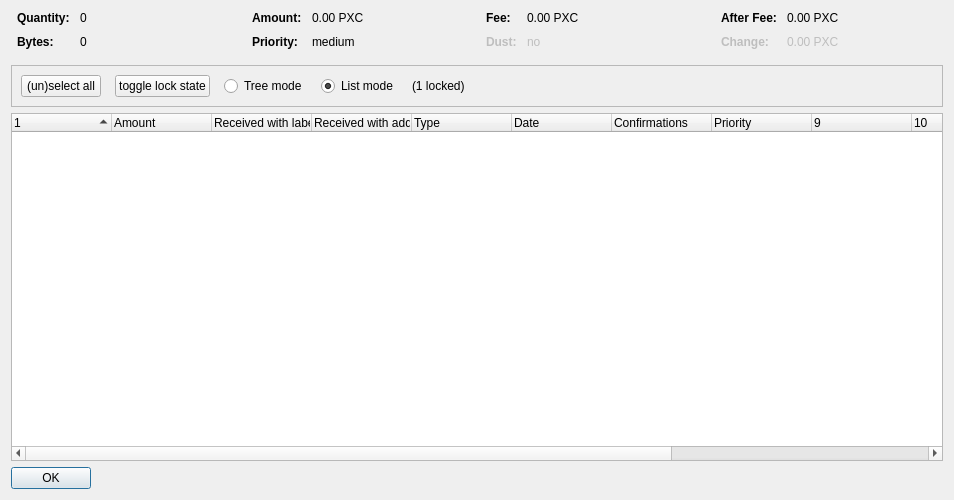
<?xml version="1.0" encoding="UTF-8"?>
<ui version="4.0">
 <class>CoinControlDialog</class>
 <widget class="QDialog" name="CoinControlDialog">
  <property name="geometry">
   <rect>
    <x>0</x>
    <y>0</y>
    <width>954</width>
    <height>500</height>
   </rect>
  </property>
  <property name="windowTitle">
   <string>Coin Selection</string>
  </property>
  <layout class="QVBoxLayout" name="verticalLayout">
   <item>
    <layout class="QHBoxLayout" name="horizontalLayoutTop" stretch="0,0,0,0">
     <property name="topMargin">
      <number>0</number>
     </property>
     <property name="bottomMargin">
      <number>10</number>
     </property>
     <item>
      <layout class="QFormLayout" name="formLayoutCoinControl1">
       <property name="horizontalSpacing">
        <number>10</number>
       </property>
       <property name="verticalSpacing">
        <number>10</number>
       </property>
       <property name="leftMargin">
        <number>6</number>
       </property>
       <property name="rightMargin">
        <number>6</number>
       </property>
       <item row="0" column="0">
        <widget class="QLabel" name="labelCoinControlQuantityText">
         <property name="font">
          <font>
           <weight>75</weight>
           <bold>true</bold>
          </font>
         </property>
         <property name="text">
          <string>Quantity:</string>
         </property>
        </widget>
       </item>
       <item row="0" column="1">
        <widget class="QLabel" name="labelCoinControlQuantity">
         <property name="cursor">
          <cursorShape>IBeamCursor</cursorShape>
         </property>
         <property name="contextMenuPolicy">
          <enum>Qt::ActionsContextMenu</enum>
         </property>
         <property name="text">
          <string notr="true">0</string>
         </property>
         <property name="textInteractionFlags">
          <set>Qt::LinksAccessibleByMouse|Qt::TextSelectableByKeyboard|Qt::TextSelectableByMouse</set>
         </property>
        </widget>
       </item>
       <item row="1" column="0">
        <widget class="QLabel" name="labelCoinControlBytesText">
         <property name="font">
          <font>
           <weight>75</weight>
           <bold>true</bold>
          </font>
         </property>
         <property name="text">
          <string>Bytes:</string>
         </property>
        </widget>
       </item>
       <item row="1" column="1">
        <widget class="QLabel" name="labelCoinControlBytes">
         <property name="cursor">
          <cursorShape>IBeamCursor</cursorShape>
         </property>
         <property name="contextMenuPolicy">
          <enum>Qt::ActionsContextMenu</enum>
         </property>
         <property name="text">
          <string notr="true">0</string>
         </property>
         <property name="textInteractionFlags">
          <set>Qt::LinksAccessibleByMouse|Qt::TextSelectableByKeyboard|Qt::TextSelectableByMouse</set>
         </property>
        </widget>
       </item>
      </layout>
     </item>
     <item>
      <layout class="QFormLayout" name="formLayoutCoinControl2">
       <property name="horizontalSpacing">
        <number>10</number>
       </property>
       <property name="verticalSpacing">
        <number>10</number>
       </property>
       <property name="leftMargin">
        <number>6</number>
       </property>
       <property name="rightMargin">
        <number>6</number>
       </property>
       <item row="0" column="0">
        <widget class="QLabel" name="labelCoinControlAmountText">
         <property name="font">
          <font>
           <weight>75</weight>
           <bold>true</bold>
          </font>
         </property>
         <property name="text">
          <string>Amount:</string>
         </property>
        </widget>
       </item>
       <item row="0" column="1">
        <widget class="QLabel" name="labelCoinControlAmount">
         <property name="cursor">
          <cursorShape>IBeamCursor</cursorShape>
         </property>
         <property name="contextMenuPolicy">
          <enum>Qt::ActionsContextMenu</enum>
         </property>
         <property name="text">
          <string notr="true">0.00 PXC</string>
         </property>
         <property name="textInteractionFlags">
          <set>Qt::LinksAccessibleByMouse|Qt::TextSelectableByKeyboard|Qt::TextSelectableByMouse</set>
         </property>
        </widget>
       </item>
       <item row="1" column="0">
        <widget class="QLabel" name="labelCoinControlPriorityText">
         <property name="font">
          <font>
           <weight>75</weight>
           <bold>true</bold>
          </font>
         </property>
         <property name="text">
          <string>Priority:</string>
         </property>
        </widget>
       </item>
       <item row="1" column="1">
        <widget class="QLabel" name="labelCoinControlPriority">
         <property name="cursor">
          <cursorShape>IBeamCursor</cursorShape>
         </property>
         <property name="contextMenuPolicy">
          <enum>Qt::ActionsContextMenu</enum>
         </property>
         <property name="text">
          <string>medium</string>
         </property>
         <property name="textInteractionFlags">
          <set>Qt::LinksAccessibleByMouse|Qt::TextSelectableByKeyboard|Qt::TextSelectableByMouse</set>
         </property>
        </widget>
       </item>
      </layout>
     </item>
     <item>
      <layout class="QFormLayout" name="formLayoutCoinControl3">
       <property name="horizontalSpacing">
        <number>10</number>
       </property>
       <property name="verticalSpacing">
        <number>10</number>
       </property>
       <property name="leftMargin">
        <number>6</number>
       </property>
       <property name="rightMargin">
        <number>6</number>
       </property>
       <item row="0" column="0">
        <widget class="QLabel" name="labelCoinControlFeeText">
         <property name="font">
          <font>
           <weight>75</weight>
           <bold>true</bold>
          </font>
         </property>
         <property name="text">
          <string>Fee:</string>
         </property>
        </widget>
       </item>
       <item row="0" column="1">
        <widget class="QLabel" name="labelCoinControlFee">
         <property name="cursor">
          <cursorShape>IBeamCursor</cursorShape>
         </property>
         <property name="contextMenuPolicy">
          <enum>Qt::ActionsContextMenu</enum>
         </property>
         <property name="text">
          <string notr="true">0.00 PXC</string>
         </property>
         <property name="textInteractionFlags">
          <set>Qt::LinksAccessibleByMouse|Qt::TextSelectableByKeyboard|Qt::TextSelectableByMouse</set>
         </property>
        </widget>
       </item>
       <item row="1" column="0">
        <widget class="QLabel" name="labelCoinControlLowOutputText">
         <property name="enabled">
          <bool>false</bool>
         </property>
         <property name="font">
          <font>
           <weight>75</weight>
           <bold>true</bold>
          </font>
         </property>
         <property name="text">
          <string>Dust:</string>
         </property>
        </widget>
       </item>
       <item row="1" column="1">
        <widget class="QLabel" name="labelCoinControlLowOutput">
         <property name="enabled">
          <bool>false</bool>
         </property>
         <property name="cursor">
          <cursorShape>IBeamCursor</cursorShape>
         </property>
         <property name="contextMenuPolicy">
          <enum>Qt::ActionsContextMenu</enum>
         </property>
         <property name="text">
          <string>no</string>
         </property>
         <property name="textInteractionFlags">
          <set>Qt::LinksAccessibleByMouse|Qt::TextSelectableByKeyboard|Qt::TextSelectableByMouse</set>
         </property>
        </widget>
       </item>
      </layout>
     </item>
     <item>
      <layout class="QFormLayout" name="formLayoutCoinControl4">
       <property name="horizontalSpacing">
        <number>10</number>
       </property>
       <property name="verticalSpacing">
        <number>10</number>
       </property>
       <property name="leftMargin">
        <number>6</number>
       </property>
       <property name="rightMargin">
        <number>6</number>
       </property>
       <item row="0" column="0">
        <widget class="QLabel" name="labelCoinControlAfterFeeText">
         <property name="font">
          <font>
           <weight>75</weight>
           <bold>true</bold>
          </font>
         </property>
         <property name="text">
          <string>After Fee:</string>
         </property>
        </widget>
       </item>
       <item row="0" column="1">
        <widget class="QLabel" name="labelCoinControlAfterFee">
         <property name="cursor">
          <cursorShape>IBeamCursor</cursorShape>
         </property>
         <property name="contextMenuPolicy">
          <enum>Qt::ActionsContextMenu</enum>
         </property>
         <property name="text">
          <string notr="true">0.00 PXC</string>
         </property>
         <property name="textInteractionFlags">
          <set>Qt::LinksAccessibleByMouse|Qt::TextSelectableByKeyboard|Qt::TextSelectableByMouse</set>
         </property>
        </widget>
       </item>
       <item row="1" column="0">
        <widget class="QLabel" name="labelCoinControlChangeText">
         <property name="enabled">
          <bool>false</bool>
         </property>
         <property name="font">
          <font>
           <weight>75</weight>
           <bold>true</bold>
          </font>
         </property>
         <property name="text">
          <string>Change:</string>
         </property>
        </widget>
       </item>
       <item row="1" column="1">
        <widget class="QLabel" name="labelCoinControlChange">
         <property name="enabled">
          <bool>false</bool>
         </property>
         <property name="cursor">
          <cursorShape>IBeamCursor</cursorShape>
         </property>
         <property name="contextMenuPolicy">
          <enum>Qt::ActionsContextMenu</enum>
         </property>
         <property name="text">
          <string notr="true">0.00 PXC</string>
         </property>
         <property name="textInteractionFlags">
          <set>Qt::LinksAccessibleByMouse|Qt::TextSelectableByKeyboard|Qt::TextSelectableByMouse</set>
         </property>
        </widget>
       </item>
      </layout>
     </item>
    </layout>
   </item>
   <item>
    <widget class="QFrame" name="frame">
     <property name="minimumSize">
      <size>
       <width>0</width>
       <height>40</height>
      </size>
     </property>
     <property name="frameShape">
      <enum>QFrame::StyledPanel</enum>
     </property>
     <property name="frameShadow">
      <enum>QFrame::Sunken</enum>
     </property>
     <layout class="QHBoxLayout" name="horizontalLayout">
      <item>
       <layout class="QHBoxLayout" name="horizontalLayoutPanel" stretch="0,0,0,0,0,0">
        <property name="spacing">
         <number>14</number>
        </property>
        <item>
         <widget class="QPushButton" name="pushButtonSelectAll">
          <property name="sizePolicy">
           <sizepolicy hsizetype="Maximum" vsizetype="Fixed">
            <horstretch>0</horstretch>
            <verstretch>0</verstretch>
           </sizepolicy>
          </property>
          <property name="text">
           <string>(un)select all</string>
          </property>
          <property name="autoDefault">
           <bool>false</bool>
          </property>
         </widget>
        </item>
        <item>
         <widget class="QPushButton" name="pushButtonToggleLock">
          <property name="sizePolicy">
           <sizepolicy hsizetype="Maximum" vsizetype="Fixed">
            <horstretch>0</horstretch>
            <verstretch>0</verstretch>
           </sizepolicy>
          </property>
          <property name="text">
           <string>toggle lock state</string>
          </property>
          <property name="autoDefault">
           <bool>false</bool>
          </property>
         </widget>
        </item>
        <item>
         <widget class="QRadioButton" name="radioTreeMode">
          <property name="sizePolicy">
           <sizepolicy hsizetype="Maximum" vsizetype="Fixed">
            <horstretch>0</horstretch>
            <verstretch>0</verstretch>
           </sizepolicy>
          </property>
          <property name="text">
           <string>Tree mode</string>
          </property>
         </widget>
        </item>
        <item>
         <widget class="QRadioButton" name="radioListMode">
          <property name="sizePolicy">
           <sizepolicy hsizetype="Maximum" vsizetype="Fixed">
            <horstretch>0</horstretch>
            <verstretch>0</verstretch>
           </sizepolicy>
          </property>
          <property name="text">
           <string>List mode</string>
          </property>
          <property name="checked">
           <bool>true</bool>
          </property>
         </widget>
        </item>
        <item>
         <widget class="QLabel" name="labelLocked">
          <property name="text">
           <string>(1 locked)</string>
          </property>
         </widget>
        </item>
        <item>
         <spacer name="horizontalSpacer">
          <property name="orientation">
           <enum>Qt::Horizontal</enum>
          </property>
          <property name="sizeHint" stdset="0">
           <size>
            <width>40</width>
            <height>20</height>
           </size>
          </property>
         </spacer>
        </item>
       </layout>
      </item>
     </layout>
    </widget>
   </item>
   <item>
    <widget class="CoinControlTreeWidget" name="treeWidget">
     <property name="contextMenuPolicy">
      <enum>Qt::CustomContextMenu</enum>
     </property>
     <property name="sortingEnabled">
      <bool>false</bool>
     </property>
     <property name="columnCount">
      <number>13</number>
     </property>
     <attribute name="headerShowSortIndicator" stdset="0">
      <bool>true</bool>
     </attribute>
     <attribute name="headerStretchLastSection">
      <bool>false</bool>
     </attribute>
     <column>
      <property name="text">
       <string/>
      </property>
     </column>
     <column>
      <property name="text">
       <string>Amount</string>
      </property>
     </column>
     <column>
      <property name="text">
       <string>Received with label</string>
      </property>
     </column>
     <column>
      <property name="text">
       <string>Received with address</string>
      </property>
     </column>
     <column>
      <property name="text">
       <string>Type</string>
      </property>
     </column>
     <column>
      <property name="text">
       <string>Date</string>
      </property>
     </column>
     <column>
      <property name="text">
       <string>Confirmations</string>
      </property>
      <property name="toolTip">
       <string>Confirmed</string>
      </property>
     </column>
     <column>
      <property name="text">
       <string>Priority</string>
      </property>
     </column>
     <column>
      <property name="text">
       <string/>
      </property>
     </column>
     <column>
      <property name="text">
       <string/>
      </property>
     </column>
     <column>
      <property name="text">
       <string/>
      </property>
     </column>
     <column>
      <property name="text">
       <string/>
      </property>
     </column>
     <column>
      <property name="text">
       <string/>
      </property>
     </column>
    </widget>
   </item>
   <item>
    <widget class="QDialogButtonBox" name="buttonBox">
     <property name="sizePolicy">
      <sizepolicy hsizetype="Maximum" vsizetype="Fixed">
       <horstretch>0</horstretch>
       <verstretch>0</verstretch>
      </sizepolicy>
     </property>
     <property name="orientation">
      <enum>Qt::Horizontal</enum>
     </property>
     <property name="standardButtons">
      <set>QDialogButtonBox::Ok</set>
     </property>
    </widget>
   </item>
  </layout>
 </widget>
 <customwidgets>
  <customwidget>
   <class>CoinControlTreeWidget</class>
   <extends>QTreeWidget</extends>
   <header>coincontroltreewidget.h</header>
  </customwidget>
 </customwidgets>
 <resources/>
 <connections/>
</ui>
